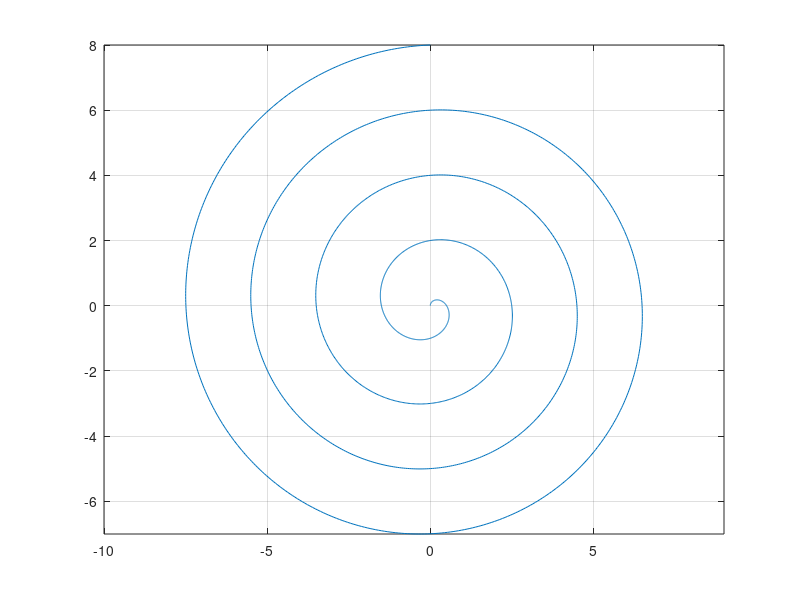

Source code (MATLAB): (Note: this script raises an error after producing the figure.)
close all
clc
clear

%% spiral 
points = 2000;
indx = 1:1:points;
turns = 4;
shots = 80;
cycle = points/turns;

FOV = 400; % mm
kmax = turns*shots/(FOV/10);  % 1/cm

kx = indx/points.*sin(2*pi*indx/cycle) * kmax; %
ky = indx/points.*cos(2*pi*indx/cycle) * kmax;

figure('Name','Orginal KxKy');
plot(kx, ky);
axis equal
grid on

kz = 0*ky';
C = [kx' ky' kz];

gamma = 4.257; % 1H
% gamma = 1.071; % MHz/T (13C)
gmax = 2.2;
smax = 10;

[C_riv, time_riv, g_riv, s_riv, k_riv] = minTimeGradient(C,0, 0, 0, gmax, smax, gamma, 10e-3);          % Rotationally invariant solution

save('C:\Users\P53-LOCAL\Desktop\PAV10\rawdata\time_optimal\ktraj_Arch.mat', 'k_riv');

N = length(g_riv);
t = linspace(0,time_riv, N);

% 
figure('Name', 'gradient (time)');
plot(t, g_riv*10);
xlabel('time (ms)');
ylabel('gradient (mT/m)');
legend('gx', 'gy', 'gz');
title('gradient');
grid on

% 
figure('Name', 'gradient (gx, gy)');
plot(g_riv(:,1)*10, g_riv(:,2)*10);
xlabel('gx (mT/m)');
ylabel('gy (mT/m)');
title('gradient');
grid on
axis equal

% 
N = length(s_riv);
t = linspace(0,time_riv, N);
figure('Name', 'slewrate (time)');
plot(t, s_riv*10);
xlabel('time (ms)');
ylabel('slewrate (mT/m/ms)');
legend('sx', 'sy', 'sz');
title('slew rate');
grid on

% 
figure('Name', 'slewrate (sx, sy)');
plot(s_riv(:,1)*10, s_riv(:,2)*10);
xlabel('sx (mT/m/ms)');
ylabel('sy (mT/m/ms)');
title('slew rate');
grid on
axis equal

% 
N = length(C);
t1 = linspace(0,time_riv, N);
figure('Name', 'k-trajectory comparison (time)');
% plot(t1, C(:,1:2)*100);
% hold on

N = length(C_riv);
t2 = linspace(0,time_riv, N);
plot(t2, k_riv(:,1:2)*100);
xlabel('time (ms)');
ylabel('k_trajectory (1/m)');
% legend('Cx', 'Cy', 'kx', 'ky');
legend('kx', 'ky');
title('k-space trajectory');
grid on

% 
figure('Name', 'K-tractory');
plot(C(:,1)*100, C(:,2)*100);
hold on
plot(k_riv(:,1), k_riv(:,2));
legend('Cxy', 'kxy');
title('k-space trajectory');
grid on
axis equal

return;

% %% Line (Trapezoid)
% disp('######################################');
% disp('#### Design a circular trajectory ####');
% disp('####                              ####');
% disp('######################################');
% disp(' ');
% kx = linspace(-5,5, 256)';
% ky = linspace(-5,5, 256)';
% kz = 0*ky;
% C = [kx ky kz];
% 
% [C_riv, time_riv, g_riv, s_riv, k_riv] = minTimeGradient(C,0, 0, 0, 4, 15, 4e-3);          % Rotationally invariant solution
% [C_rv, time_rv, g_rv, s_rv, k_rv] = minTimeGradient(C,1, 0, 0, 4, 15, 4e-3);     % Rotationally variant solution
% 
% L = max(length(s_riv), length(s_rv));
% 
% figure, subplot(2,2,1), plot(C_rv(:,1), C_rv(:,2)); title('k-space'); axis([-5 5 -5 5]);
% subplot(2,2,2), plot(g_rv(:,1), 'r'); axis([0,L,-4.5,4.5]); title('gradient waveforms (R. Variant)'); axis([0 L 0 6]);
% hold on, subplot(2,2,2), plot(g_rv(:,2), '-.');
% legend('gx', 'gy', 'Location', 'NorthEast');
% subplot(2,2,3), plot((g_riv(:,1).^2 + g_riv(:,2).^2).^0.5, '--'), 
% hold on, subplot(2,2,3), plot((g_rv(:,1).^2 + g_rv(:,2).^2).^0.5, 'r');   axis([0 L 0 6]);
% legend('rotationally invariant', 'rotationally variant', 'Location', 'SouthEast'); title('gradient magnitude')
% subplot(2,2,4), plot((s_riv(:,1).^2 + s_riv(:,2).^2).^0.5, '--'); title('slew-rate magnitude'); axis([0 L 0 27]);
% hold on, subplot(2,2,4), plot((s_rv(:,1).^2 + s_rv(:,2).^2).^0.5, 'r'); 
% legend('rotationally invariant', 'rotationally variant', 'Location', 'NorthEast');
% 
% 
% %% Circle
% 
% disp('######################################');
% disp('#### Design a circular trajectory ####');
% disp('####                              ####');
% disp('######################################');
% disp(' ');
% 
% C = exp(i*2*pi*linspace(0,1,512)')*10;
% C = [real(C) imag(C) 0*C];
% [C_rv, time_rv, g_rv, s_rv, k_rv] = minTimeGradient(C,0);          % Rotationally variant solution
% [C_riv, time_riv, g_riv, s_riv, k_riv] = minTimeGradient(C,1, 0);  % Rotationally invariant solution
% 
% L = max(length(s_riv), length(s_rv));
% 
% figure, subplot(2,2,1), plot(C_rv(:,1), C_rv(:,2)); title('k-space'); axis([-10 10 -10 10]);
% subplot(2,2,2), plot(g_riv(:,1)); axis([0,L,-4.5,4.5]); title('gradient waveforms (R. Variant)'); axis([0 L -6 6]);
% hold on, subplot(2,2,2), plot(g_riv(:,2), 'r');
% legend('gx', 'gy', 'Location', 'NorthEast');
% subplot(2,2,3), plot((g_rv(:,1).^2 + g_rv(:,2).^2).^0.5, '--'), 
% hold on, subplot(2,2,3), plot((g_riv(:,1).^2 + g_riv(:,2).^2).^0.5, 'r'); axis([0 L 0 6]);
% legend('rotationally invariant', 'rotationally variant', 'Location', 'SouthEast'); title('gradient magnitude')
% subplot(2,2,4), plot((s_rv(:,1).^2 + s_rv(:,2).^2).^0.5, '--'); title('slew-rate magnitude'); axis([0 L 0 20]);
% hold on, subplot(2,2,4), plot((s_riv(:,1).^2 + s_riv(:,2).^2).^0.5, 'r'); 
% legend('rotationally invariant', 'rotationally variant', 'Location', 'SouthEast');
% 
% return;
% 
% %% Spiral
% 
% disp('######################################');
% disp('#### Design a dual density spiral ####');
% disp('####                              ####');
% disp('######################################');
% disp(' ');
% 
% [k_rv,g_rv,s_rv,time_rv,Ck_rv] = vdSpiralDesign(1, 16, 0.83,[55,55,10,10],[0,0.2,0.3,1],4,15,4e-3,[],'cubic');
% [k_riv,g_riv,s_riv,time_riv,Ck_riv] = vdSpiralDesign(0, 16, 0.83,[55,55,10,10],[0,0.2,0.3,1],4,15,4e-3,[],'cubic');
% 
% L = max(length(s_riv), length(s_rv));
% 
% figure, subplot(2,2,1), plot(k_rv(:,1), k_rv(:,2)); title('k-space'); axis([-6 6 -6 6]);
% subplot(2,2,2), plot(g_riv(:,1)); axis([0,L,-4.5,4.5]); title('gradient waveforms (R. Variant)')
% hold on, subplot(2,2,2), plot(g_riv(:,2), 'r');
% legend('gx', 'gy', 'Location', 'NorthEast');
% subplot(2,2,3), plot((g_rv(:,1).^2 + g_rv(:,2).^2).^0.5, '--'), 
% hold on, subplot(2,2,3), plot((g_riv(:,1).^2 + g_riv(:,2).^2).^0.5, 'r');  axis([0 L 0 6]);
% legend('rotationally invariant', 'rotationally variant', 'Location', 'SouthEast'); title('gradient magnitude')
% subplot(2,2,4), plot((s_rv(:,1).^2 + s_rv(:,2).^2).^0.5, '--'); title('slew-rate magnitude');  axis([0 L 0 20]);
% hold on, subplot(2,2,4), plot((s_riv(:,1).^2 + s_riv(:,2).^2).^0.5, 'r'); 
% legend('rotationally invariant', 'rotationally variant', 'Location', 'SouthWest');
% 
% %% Rosette
% 
% disp('############################################');
% disp('#### Design a rosette trajectory        ####');
% disp('####                                    ####');
% disp('############################################');
% disp(' ');
% 
% Gmx = 4;
% Smx = 15;
% T = 17/Gmx;
% Kmx = 6;
% w1 = 0.147*2*pi*Gmx;
% w2 = 0.087/1.02*2*pi*Gmx;
% t = 0e-3:4e-3:T;
% C = Kmx*sin(w1*t').*exp(i*w2*t');
% C = [real(C) imag(C) 0*C];
% 
% [C_riv, time_riv, g_riv, s_riv, k_riv] = minTimeGradient(C,0);          % Rotationally invariant solution
% [C_rv, time_rv, g_rv, s_rv, k_rv]= minTimeGradient(C,1, 0);  % Rotationally variant solution
% L = max(length(s_riv), length(s_rv));
% 
% figure, subplot(2,2,1), plot(C_rv(:,1), C_rv(:,2)); title('k-space'); axis([-6 6 -6 6]);
% subplot(2,2,2), plot(g_riv(:,1)); axis([0,L,-4.5,4.5]); title('gradient waveforms (R. Variant)')
% hold on, subplot(2,2,2), plot(g_riv(:,2), 'r');
% legend('gx', 'gy', 'Location', 'NorthEast');
% subplot(2,2,3), plot((g_riv(:,1).^2 + g_riv(:,2).^2).^0.5, '--'), 
% hold on, subplot(2,2,3), plot((g_rv(:,1).^2 + g_rv(:,2).^2).^0.5, 'r');  axis([0 L 0 6]);
% legend('rotationally invariant', 'rotationally variant', 'Location', 'SouthEast'); title('gradient magnitude')
% subplot(2,2,4), plot((s_riv(:,1).^2 + s_riv(:,2).^2).^0.5, '--'); title('slew-rate magnitude');  axis([0 L 0 20]);
% hold on, subplot(2,2,4), plot((s_rv(:,1).^2 + s_rv(:,2).^2).^0.5, 'r'); 
% legend('rotationally invariant', 'rotationally variant', 'Location', 'SouthWest');
% %% Cone
% 
% disp('############################################');
% disp('####   Design a cone trajectory         ####');
% disp('####                                    ####');
% disp('############################################');
% disp(' ');
% 
% r = linspace(0,5, 512)';
% th = linspace(0,2*pi, 512)';
% C = r.*exp(3*1i*th);
% C = [real(C) imag(C) r];
% figure, plot3(C(:,1), C(:,2), C(:,3))
% title('k-space trajectory')
% xlabel('k_x'); ylabel('k_y'); zlabel('k_z');
% 
% [C_rv, time_rv, g_rv, s_rv, k_rv] = minTimeGradient(C,0);          % Rotationally variant solution
% [C_riv, time_riv, g_riv, s_riv, k_riv] = minTimeGradient(C,1, 0);  % Rotationally invariant solution
% L = max(length(s_riv), length(s_rv));
% 
% figure, subplot(2,2,1), plot3(C_rv(:,1), C_rv(:,2), C_rv(:,3)); title('k-space'); axis([-6 6 -6 6]);
% subplot(2,2,2), plot(g_riv(:,1)); axis([0,L,-4.5,4.5]); title('gradient waveforms (R. Invariant)')
% hold on, subplot(2,2,2), plot(g_riv(:,2), 'r');
% hold on, subplot(2,2,2), plot(g_riv(:,3), 'g');
% legend('gx', 'gy', 'gz', 'Location', 'NorthEast');
% subplot(2,2,3), plot((g_rv(:,1).^2 + g_rv(:,2).^2).^0.5, '--'), 
% hold on, subplot(2,2,3), plot((g_riv(:,1).^2 + g_riv(:,2).^2).^0.5, 'r');  axis([0 L 0 6]);
% legend('rotationally invariant', 'rotationally variant', 'Location', 'SouthEast'); title('gradient magnitude')
% subplot(2,2,4), plot((s_rv(:,1).^2 + s_rv(:,2).^2+ s_rv(:,3).^2).^0.5, '--'); title('slew-rate magnitude');  axis([0 L 0 20]);
% hold on, subplot(2,2,4), plot((s_riv(:,1).^2 + s_riv(:,2).^2+ s_riv(:,3).^2).^0.5, 'r'); 
legend('rotationally invariant', 'rotationally variant', 'Location', 'SouthWest');
